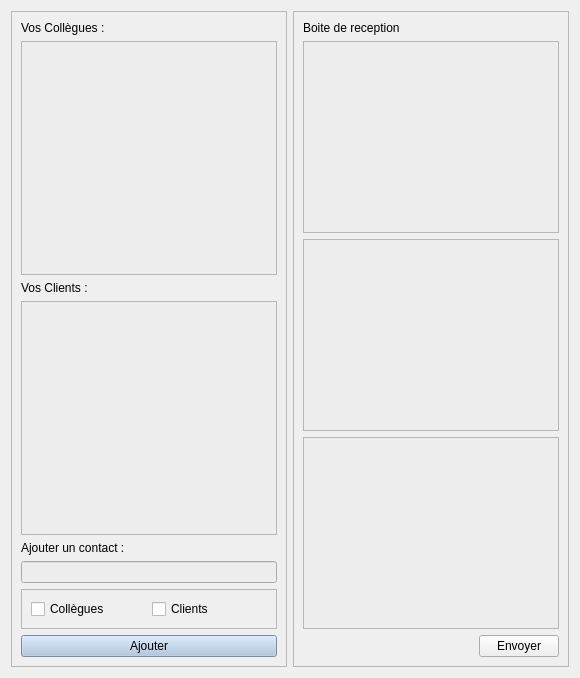
            <widget class="QWidget" name="mailing">
             <property name="minimumSize">
              <size>
               <width>0</width>
               <height>0</height>
              </size>
             </property>
             <layout class="QHBoxLayout" name="horizontalLayout_36">
              <item>
               <widget class="QFrame" name="frame_54">
                <property name="frameShape">
                 <enum>QFrame::StyledPanel</enum>
                </property>
                <property name="frameShadow">
                 <enum>QFrame::Raised</enum>
                </property>
                <layout class="QVBoxLayout" name="verticalLayout_32">
                 <item>
                  <widget class="QLabel" name="label_12">
                   <property name="text">
                    <string>Vos Collègues :</string>
                   </property>
                  </widget>
                 </item>
                 <item>
                  <widget class="QListWidget" name="listWidget_6">
                   <property name="styleSheet">
                    <string notr="true">background-color: rgb(237, 237, 237);</string>
                   </property>
                  </widget>
                 </item>
                 <item>
                  <widget class="QLabel" name="label_63">
                   <property name="text">
                    <string>Vos Clients :</string>
                   </property>
                  </widget>
                 </item>
                 <item>
                  <widget class="QListWidget" name="listWidget_7">
                   <property name="styleSheet">
                    <string notr="true">background-color: rgb(237, 237, 237);</string>
                   </property>
                  </widget>
                 </item>
                 <item>
                  <widget class="QLabel" name="label_64">
                   <property name="text">
                    <string>Ajouter un contact :</string>
                   </property>
                  </widget>
                 </item>
                 <item>
                  <widget class="QLineEdit" name="lineEdit_9">
                   <property name="styleSheet">
                    <string notr="true">background-color: rgb(237, 237, 237);</string>
                   </property>
                  </widget>
                 </item>
                 <item>
                  <widget class="QFrame" name="frame_56">
                   <property name="frameShape">
                    <enum>QFrame::StyledPanel</enum>
                   </property>
                   <property name="frameShadow">
                    <enum>QFrame::Raised</enum>
                   </property>
                   <layout class="QHBoxLayout" name="horizontalLayout_22">
                    <item>
                     <widget class="QCheckBox" name="checkBox_2">
                      <property name="text">
                       <string>Collègues</string>
                      </property>
                     </widget>
                    </item>
                    <item>
                     <widget class="QCheckBox" name="checkBox">
                      <property name="text">
                       <string>Clients</string>
                      </property>
                     </widget>
                    </item>
                   </layout>
                  </widget>
                 </item>
                 <item>
                  <widget class="QPushButton" name="pushButton_43">
                   <property name="styleSheet">
                    <string notr="true">background-color: rgb(169, 195, 221);
</string>
                   </property>
                   <property name="text">
                    <string>Ajouter</string>
                   </property>
                   <property name="icon">
                    <iconset resource="source.qrc">
                     <normaloff>:/icones/icons/baseline_add_black_24dp.png</normaloff>:/icones/icons/baseline_add_black_24dp.png</iconset>
                   </property>
                  </widget>
                 </item>
                </layout>
               </widget>
              </item>
              <item>
               <widget class="QFrame" name="frame_55">
                <property name="frameShape">
                 <enum>QFrame::StyledPanel</enum>
                </property>
                <property name="frameShadow">
                 <enum>QFrame::Raised</enum>
                </property>
                <layout class="QVBoxLayout" name="verticalLayout_33">
                 <item>
                  <widget class="QLabel" name="label_65">
                   <property name="text">
                    <string>Boite de reception</string>
                   </property>
                  </widget>
                 </item>
                 <item>
                  <widget class="QListWidget" name="listWidget_8">
                   <property name="styleSheet">
                    <string notr="true">background-color: rgb(237, 237, 237);</string>
                   </property>
                  </widget>
                 </item>
                 <item>
                  <widget class="QTextEdit" name="textEdit">
                   <property name="styleSheet">
                    <string notr="true">background-color: rgb(237, 237, 237);</string>
                   </property>
                  </widget>
                 </item>
                 <item>
                  <widget class="QTextEdit" name="textEdit_2">
                   <property name="styleSheet">
                    <string notr="true">background-color: rgb(237, 237, 237);</string>
                   </property>
                  </widget>
                 </item>
                 <item alignment="Qt::AlignRight">
                  <widget class="QPushButton" name="pushButton_44">
                   <property name="text">
                    <string>Envoyer</string>
                   </property>
                   <property name="icon">
                    <iconset resource="source.qrc">
                     <normaloff>:/icones/icons/baseline_send_black_24dp.png</normaloff>:/icones/icons/baseline_send_black_24dp.png</iconset>
                   </property>
                  </widget>
                 </item>
                </layout>
               </widget>
              </item>
             </layout>
            </widget>
